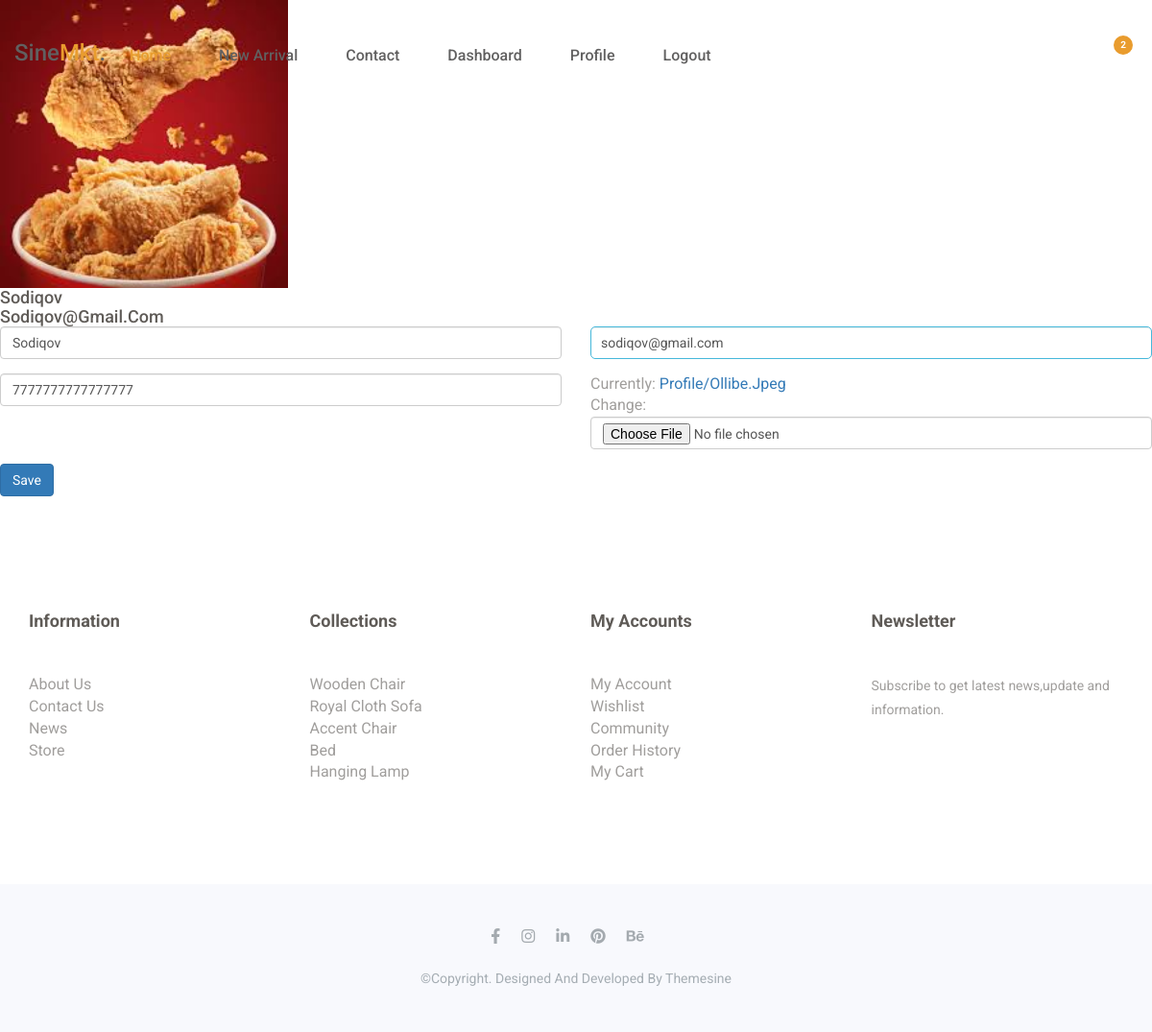
/profile (signed in), run on an earlier commit of the app's database.
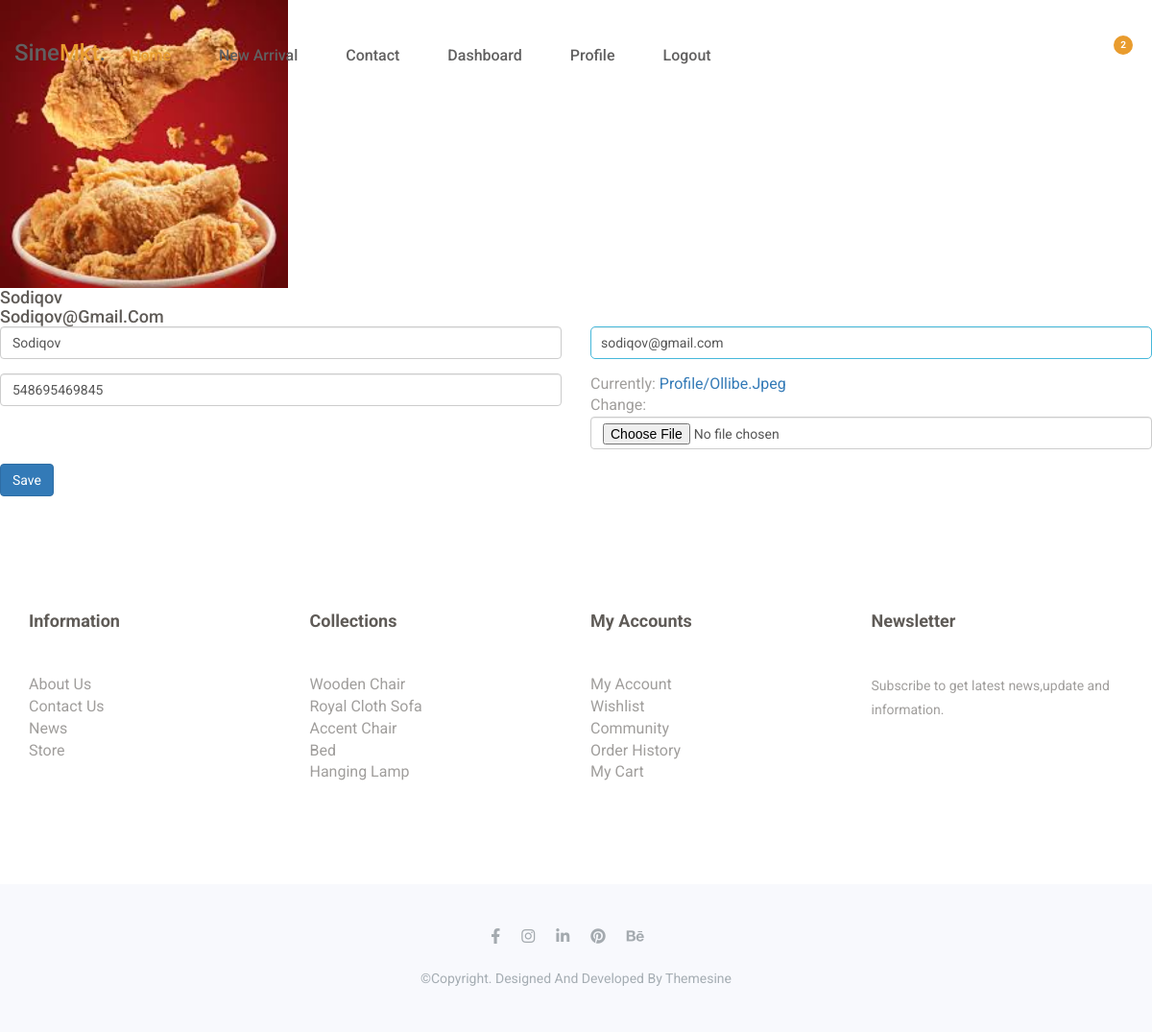
And on a later commit of the database.
### furn/models.py (models this page shows, shortened)
class MyUser(AbstractUser):
    username = None
    email = models.EmailField(unique=True)
    USERNAME_FIELD = 'email'
    REQUIRED_FIELDS = ['first_name', 'last_name']
    is_organiser = models.BooleanField(default=False)
    is_agent = models.BooleanField(default=False)

class Profile(models.Model):
    class Meta:
        verbose_name = "My profile"
        verbose_name_plural = "Profile"
    sell = models.IntegerField(default=0)
    bio = models.CharField(max_length=100, default="biooo")
    phone_number = models.IntegerField(default=998949949494)
    custome_user = models.OneToOneField(MyUser, on_delete=models.CASCADE)
    image = models.ImageField(default='arrivals5.png', upload_to = "profile")

### furn/views.py (the view)
# urls.py: path('profile', profile, name='profile'),
def profile(request):
    if request.method == 'POST':
        user_form = UptadeUserForm(request.POST, instance=request.user)
        profile_form = UptadeProfileForm(request.POST, request.FILES, instance=request.user.profile)
        if user_form.is_valid() and profile_form.is_valid():
            user_form.save()
            profile_form.save()
            return redirect("furn:home")
    else:
        user_form = UptadeUserForm(instance=request.user)
        profile_form = UptadeProfileForm(instance=request.user.profile)
    context = {
        "user_form": user_form,
        "profile_form": profile_form
    }
    return render(request, 'pages/profile.html', context)

### furn/form.py
class UptadeUserForm(forms.ModelForm):
    class Meta:
        model = User
        fields = ['first_name', 'email']

class UptadeProfileForm(forms.ModelForm):
    class Meta:
        model = Profile
        fields = ['image', 'phone_number']

### templates/pages/profile.html (shortened to what this page needs)
{% extends 'layouts/base.html' %}
{% block content %}
<link rel="stylesheet"
    href="https://cdnjs.cloudflare.com/ajax/libs/MaterialDesign-Webfont/3.6.95/css/materialdesignicons.css">
<div>
    <img src="{{ user.profile.image.url }}" style="width: 300px;">
    <h1>{{ user.first_name }}</h1>
    <h1>{{ user.email }}</h1>
    <form method="post" enctype="multipart/form-data">
        {% load widget_tweaks %}
        <div class="row">
            <div class="col-md-6 form-group mt-5">
                {% render_field user_form.first_name type='text' class='form-control' %}
            </div>
            <div class="col-md-6 form-group mt-5">
                {% render_field user_form.email type='email' class='form-control' %}
            </div>
            <div class="col-md-6 form-group mt-5">
                {% render_field profile_form.phone_number type='text' class='form-control' %}
            </div>
            <div class="col-md-6 form-group mt-5">
                {% render_field profile_form.image type='file' class='form-control' %}
            </div>
        </div>
        <button type="submit" class="btn btn-primary">Save</button>
    </form>
</div>
{% endblock %}

### templates/layouts/base.html (shortened to what this page needs)
<!DOCTYPE html>
{% load static %}
<html lang="en">
<head>
    <link rel="stylesheet" href="https://cdnjs.cloudflare.com/ajax/libs/font-awesome/6.2.0/css/all.min.css">
    <link rel="stylesheet" href="{% static 'css/font-awesome.min.css' %}">
    <link rel="stylesheet" href="{% static 'css/linearicons.css' %}">
    <link rel="stylesheet" href="{% static 'css/animate.css' %}">
    <link rel="stylesheet" href="{% static 'css/owl.carousel.min.css' %}">
    <link rel="stylesheet" href="{% static 'css/owl.theme.default.min.css' %}">
    <link rel="stylesheet" href="{% static 'css/bootstrap.min.css' %}">
    <link rel="stylesheet" href="{% static 'css/bootsnav.css' %}">
    <link rel="stylesheet" href="{% static 'css/style.css' %}">
    <link rel="stylesheet" href="{% static 'css/responsive.css' %}">
</head>
<body>
    <div class="block-content">
        {% include 'includes/navigation.html' %}
            {% block content %}
            {% endblock content %}
        {% include 'includes/footer.html' %}
    </div>
</body>
</html>

### templates/includes/logout-coniform.html (shortened to what this page needs)
{% load static %}

### templates/includes/navigation.html (shortened to what this page needs)
{% load static %}
<header id="home" class="welcome-hero">
    <div class="top-area">
        <div class="header-area">
            <nav class="navbar navbar-default bootsnav  navbar-sticky navbar-scrollspy" data-minus-value-desktop="70"
                data-minus-value-mobile="55" data-speed="1000">
                <div class="container">
                    <div class="attr-nav">
                        <ul>
                            <li class="search">
                                <a href="#"><span class="lnr lnr-magnifier"></span></a>
                            </li>
                            <li class="nav-setting">
                                <a href="#"><span class="lnr lnr-cog"></span></a>
                            </li>
                            <li class="dropdown">
                                <a href="#" class="dropdown-toggle" data-toggle="dropdown">
                                    <span class="lnr lnr-cart"></span>
                                    <span class="badge badge-bg-1">2</span>
                                </a>
                            </li>
                        </ul>
                    </div>
                    <div class="navbar-header">
                        <a class="navbar-brand" href="{% url 'furn:home' %}">sine<span>mkt</span>.</a>
                    </div>
                    <div class="collapse navbar-collapse menu-ui-design" id="navbar-menu">
                        <ul class="nav navbar-nav navbar-center" data-in="fadeInDown" data-out="fadeOutUp">
                            <li class="active"><a href="{% url 'furn:home' %}">home</a></li>
                            <li class="scroll"><a href="#new-arrivals">new arrival</a></li>
                            <li><a href="#contactus">contact</a></li>
                            {% if request.user.is_organiser %}
                            <li class=""><a href="/dashboard/">dashboard</a></li>
                            {% endif %}
                            {% if request.user.is_authenticated %}
                            <li class="profile-navbar"><a href="{% url 'furn:profile' %}">Profile</a></li>
                            <li class="logout-navbar"><a href="#">Logout</a></li>
                            {% endif %}
                        </ul>
                    </div>
                </div>
            </nav>
        </div>
    </div>
</header>

### templates/includes/footer.html (shortened to what this page needs)
{% load static %}
<section id="newsletter" class="newsletter">
    <div class="container">
        <div class="hm-footer-details">
            <div class="row">
                <div class=" col-md-3 col-sm-6 col-xs-12">
                    <div class="hm-footer-widget">
                        <div class="hm-foot-title">
                            <h4>information</h4>
                        </div>
                        <div class="hm-foot-menu">
                            <ul>
                                <li><a href="#">about us</a></li>
                                <li><a href="#">contact us</a></li>
                                <li><a href="#">news</a></li>
                                <li><a href="#">store</a></li>
                            </ul>
                        </div>
                    </div>
                </div>
                <div class=" col-md-3 col-sm-6 col-xs-12">
                    <div class="hm-footer-widget">
                        <div class="hm-foot-title">
                            <h4>collections</h4>
                        </div>
                        <div class="hm-foot-menu">
                            <ul>
                                <li><a href="#">wooden chair</a></li>
                                <li><a href="#">royal cloth sofa</a></li>
                                <li><a href="#">accent chair</a></li>
                                <li><a href="#">bed</a></li>
                                <li><a href="#">hanging lamp</a></li>
                            </ul>
                        </div>
                    </div>
                </div>
                <div class=" col-md-3 col-sm-6 col-xs-12">
                    <div class="hm-footer-widget">
                        <div class="hm-foot-title">
                            <h4>my accounts</h4>
                        </div>
                        <div class="hm-foot-menu">
                            <ul>
                                <li><a href="#">my account</a></li>
                                <li><a href="#">wishlist</a></li>
                                <li><a href="#">Community</a></li>
                                <li><a href="#">order history</a></li>
                                <li><a href="#">my cart</a></li>
                            </ul>
                        </div>
                    </div>
                </div>
                <div class=" col-md-3 col-sm-6  col-xs-12">
                    <div class="hm-footer-widget">
                        <div class="hm-foot-title">
                            <h4>newsletter</h4>
                        </div>
                        <div class="hm-foot-para">
                            <p>
                                Subscribe to get latest news,update and information.
                            </p>
                        </div>
                    </div>
                </div>
            </div>
        </div>
    </div>
</section>
<footer id="footer" class="footer">
    <div class="container">
        <div class="hm-footer-copyright text-center">
            <div class="footer-social">
                <a href="#"><i class="fa fa-facebook"></i></a>
                <a href="#"><i class="fa fa-instagram"></i></a>
                <a href="#"><i class="fa fa-linkedin"></i></a>
                <a href="#"><i class="fa fa-pinterest"></i></a>
                <a href="#"><i class="fa fa-behance"></i></a>
            </div>
            <p>
                &copy;copyright. designed and developed by <a href="https://www.themesine.com/">themesine</a>
            </p>
        </div>
    </div>
</footer>

### static/css/bootsnav.css (style rules this page uses)
nav.bootsnav .container { position: relative; }
nav.navbar.bootsnav { margin-bottom: 0; -moz-border-radius: 0px; -webkit-border-radius: 0px; -o-border-radius: 0px; border-radius: 0px; background-color: #fff; border: none; border-bottom: solid 1px #e0e0e0; z-index: 9; }
nav.navbar.bootsnav ul.nav > li > a { color: #6f6f6f; background-color: transparent; outline: none; margin-bottom: -2px; }
nav.navbar.bootsnav ul.nav li.megamenu-fw > a:hover, nav.navbar.bootsnav ul.nav li.megamenu-fw > a:focus, nav.navbar.bootsnav ul.nav li.active > a:hover, nav.navbar.bootsnav ul.nav li.active > a:focus, nav.navbar.bootsnav ul.nav li.active > a { background-color: transparent; }
.attr-nav { float: right; display: inline-block; margin-left: 13px; margin-right: -15px; }
.attr-nav > ul { padding: 0; margin: 0 0 -7px 0; list-style: none; display: inline-block; }
.attr-nav > ul > li { float: left; display: block; }
.attr-nav > ul > li > a { color: #6f6f6f; display: block; padding: 28px 15px; position: relative; }
.attr-nav > ul > li > a span.badge { position: absolute; top: 50%; margin-top: -15px; right: 5px; font-size: 10px; padding: 0; width: 15px; height: 15px; padding-top: 2px; }
body { -webkit-transition: all 0.3s ease-in-out; -moz-transition: all 0.3s ease-in-out; -o-transition: all 0.3s ease-in-out; -ms-transition: all 0.3s ease-in-out; transition: all 0.3s ease-in-out; }
@media (min-width: 1024px) { nav.navbar.bootsnav ul.nav > li > a { padding: 30px 15px; font-weight: 600; } }

### static/css/style.css (style rules this page uses)
* { padding: 0; margin: 0; }
* { -webkit-box-sizing:border-box; -moz-box-sizing:border-box; -o-box-sizing:border-box; -ms-box-sizing:border-box; box-sizing:border-box; }
body { font-family: 'Roboto', sans-serif; font-size:16px; color:#a09e9c; background: #fff; text-transform: capitalize; max-width:1920px; margin:0 auto; overflow-x:hidden; scroll-behavior: smooth; }
#id_email { border-radius: 5px; border: 1px solid #46b8da; padding: 5px 10px; padding-right: 20px; }
h1,h2,h3,h4,h5,h6 { margin: 0; color:#5f5b57; font-size: 18px; font-weight: 500; }
p { margin: 0; color:#a09e9c; font-size:16px; line-height: 1.8; }
img { border:none;max-width:100%; height:auto; }
ul { padding: 0; margin: 0 auto; list-style: none; }
ul li { list-style: none; }
select,input,textarea,button { box-shadow:none;outline:0!important; }
button { background: transparent;border: 0; }
html,body { height: 100%; }
nav.navbar.bootsnav { background-color: transparent; border-bottom: transparent; }
.navbar-header a.navbar-brand,.navbar-header a.navbar-brand:hover,.navbar-header a.navbar-brand:focus { display: inline-block; color: #616060; font-size: 24px; font-weight: 500; padding: 45px 0px; text-transform:capitalize; }
.navbar-header a.navbar-brand span { display: inline-block;color:#e99c2e;text-transform:capitalize; }
nav.navbar.bootsnav ul.nav > li > a { color: #616060; font-size: 16px; font-weight: 500; text-transform: capitalize; -webkit-transition: 0.3s linear; -moz-transition: 0.3s linear; -ms-transition: 0.3s linear; -o-transition: 0.3s linear; transition: 0.3s linear; }
nav.navbar.bootsnav ul.nav > li > a { padding: 48px 25px; }
nav.navbar.bootsnav ul.nav > li.active>a { color: #e99c2e; }
.menu-ui-design { overflow-y:scroll;height: 350px; }
.attr-nav { position: relative; top:5px; }
.attr-nav > ul > li > a { color: #616060; padding: 44px 15px; font-size: 18px; font-weight: 500; }
.badge { background-color: #e99c2e; border: 2px solid #e99c2e; }
.attr-nav > ul > li > a span.badge { margin-top: -25px; width: 20px; height: 20px; padding-top: 3px; }
.welcome-hero { position: relative; z-index: 1; background: #f8f9fd; }
.header-area { position: absolute;top:0;left:0;width: 100%;z-index: 99; }
.newsletter { padding:120px 0 75px; }
.hm-footer-widget { margin-bottom: 30px; }
.hm-foot-title h4 { font-size: 18px; font-weight: 700; margin-bottom: 45px; }
.hm-foot-menu ul li a { color: #a09e9c; font-size: 16px; font-weight: 400; margin-bottom: 15px; -webkit-transition: .3s; -moz-transition:.3s; -ms-transition:.3s; -o-transition:.3s; transition: .3s; }
.hm-foot-para p { font-size: 14px; text-transform: initial; margin-bottom: 25px; }
.footer { background: #f8f9fd; display: flex; align-items: center; height: 154px; }
.hm-footer-copyright p,.hm-footer-copyright p a { color: #a5adb3; font-size: 14px; font-weight: 400; }
.footer-social a i { color: #a4aaaf; margin: 0 18px 24px 0; -webkit-transition: .3s; -moz-transition:.3s; -ms-transition:.3s; -o-transition:.3s; transition: .3s; }

What changed in the data, as far as the page shows it:
changed Profile: phone_number "7777777777777777" → "548695469845"
